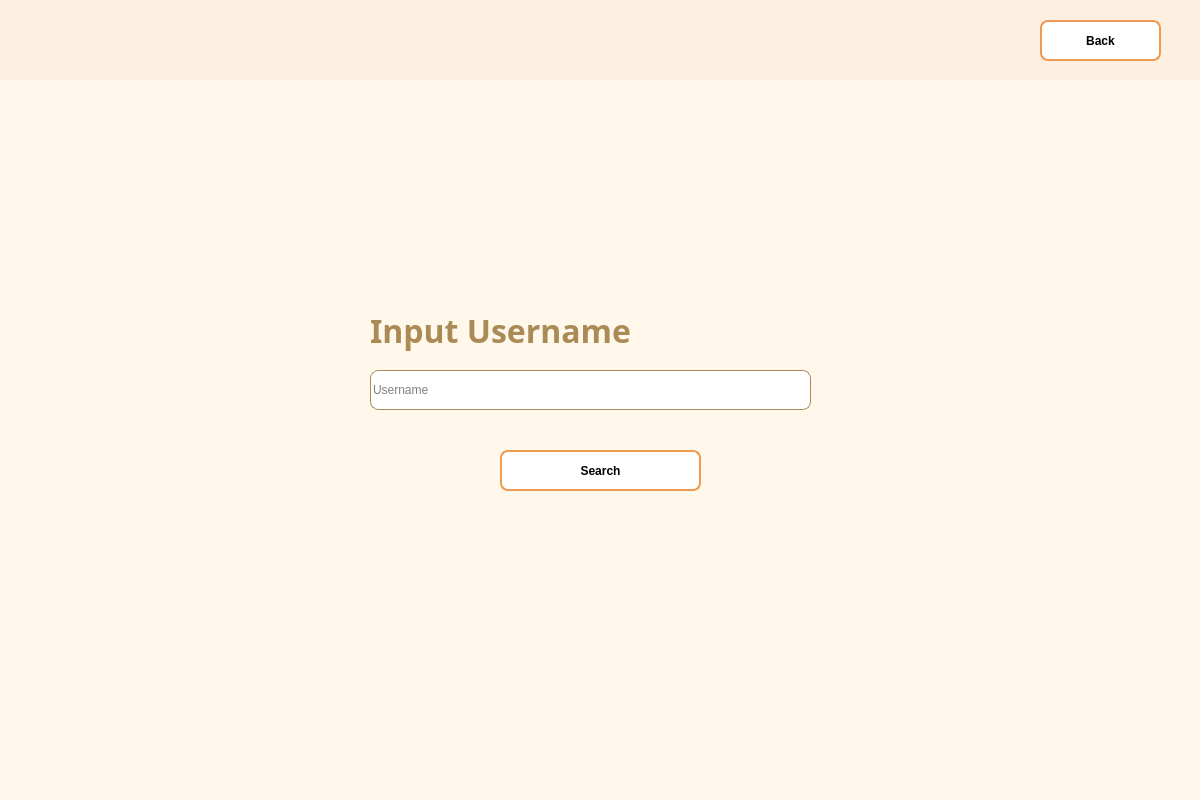
<?xml version="1.0" encoding="UTF-8"?>
<ui version="4.0">
 <class>Dialog</class>
 <widget class="QDialog" name="Dialog">
  <property name="geometry">
   <rect>
    <x>0</x>
    <y>0</y>
    <width>1200</width>
    <height>800</height>
   </rect>
  </property>
  <property name="windowTitle">
   <string>Dialog</string>
  </property>
  <property name="styleSheet">
   <string notr="true">background-color:#FFF8EA</string>
  </property>
  <widget class="QLabel" name="label">
   <property name="geometry">
    <rect>
     <x>370</x>
     <y>310</y>
     <width>381</width>
     <height>41</height>
    </rect>
   </property>
   <property name="font">
    <font>
     <family>Berlin Sans FB Demi</family>
     <pointsize>24</pointsize>
     <weight>75</weight>
     <bold>true</bold>
    </font>
   </property>
   <property name="styleSheet">
    <string notr="true">color: #AA8B56</string>
   </property>
   <property name="text">
    <string>Input Username</string>
   </property>
  </widget>
  <widget class="QLineEdit" name="insertSearchUsername">
   <property name="geometry">
    <rect>
     <x>370</x>
     <y>370</y>
     <width>441</width>
     <height>40</height>
    </rect>
   </property>
   <property name="cursor">
    <cursorShape>IBeamCursor</cursorShape>
   </property>
   <property name="autoFillBackground">
    <bool>false</bool>
   </property>
   <property name="styleSheet">
    <string notr="true">QLineEdit{
background-color: rgb(255, 255, 255);
border-radius: 8px;
border: 1px solid #AA8B56
}

QLineEdit:focus{
border: 2px solid #AA8B56
}</string>
   </property>
   <property name="inputMask">
    <string/>
   </property>
   <property name="text">
    <string/>
   </property>
   <property name="placeholderText">
    <string>Username</string>
   </property>
  </widget>
  <widget class="QPushButton" name="searchButton">
   <property name="geometry">
    <rect>
     <x>500</x>
     <y>450</y>
     <width>201</width>
     <height>41</height>
    </rect>
   </property>
   <property name="font">
    <font>
     <pointsize>9</pointsize>
     <weight>75</weight>
     <bold>true</bold>
    </font>
   </property>
   <property name="cursor">
    <cursorShape>PointingHandCursor</cursorShape>
   </property>
   <property name="styleSheet">
    <string notr="true">QPushButton{
background-color: white;
border-radius: 8px;
border: 2px solid #EF9A53;
}

QPushButton:hover{ 
background-color: #EF9A53;
color: white;
}</string>
   </property>
   <property name="text">
    <string>Search</string>
   </property>
  </widget>
  <widget class="QWidget" name="widget" native="true">
   <property name="geometry">
    <rect>
     <x>0</x>
     <y>0</y>
     <width>1201</width>
     <height>80</height>
    </rect>
   </property>
   <property name="styleSheet">
    <string notr="true">background-color: #FDF0E0</string>
   </property>
   <widget class="QPushButton" name="backButton">
    <property name="geometry">
     <rect>
      <x>1040</x>
      <y>20</y>
      <width>121</width>
      <height>41</height>
     </rect>
    </property>
    <property name="font">
     <font>
      <pointsize>9</pointsize>
      <weight>75</weight>
      <bold>true</bold>
     </font>
    </property>
    <property name="cursor">
     <cursorShape>PointingHandCursor</cursorShape>
    </property>
    <property name="styleSheet">
     <string notr="true">QPushButton{
background-color: white;
border-radius: 8px;
border: 2px solid #EF9A53;
}

QPushButton:hover{ 
background-color: #EF9A53;
color: white;
}</string>
    </property>
    <property name="text">
     <string>Back</string>
    </property>
   </widget>
  </widget>
 </widget>
 <resources/>
 <connections/>
</ui>
